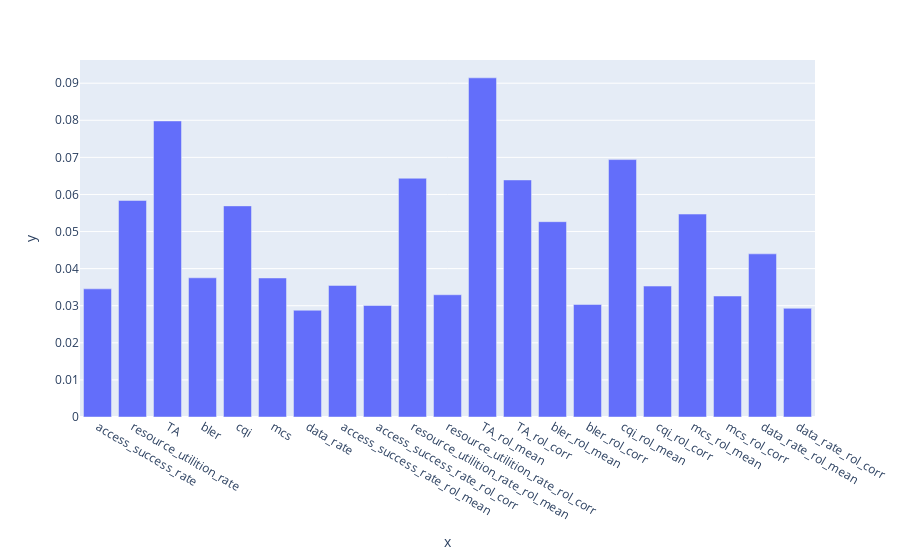

Notebook code for this chart:
### Code cell
import plotly.express as px
fig = px.bar(x=test_smoteen_df.drop(columns = ['fault']).columns , y=rf.feature_importances_)
fig.show()

### Figure 1 — Plotly figure (JSON) as saved in the notebook; plotly's stock layout.template omitted (floating-point values rounded to 4 significant figures)
{"data": [{"alignmentgroup": "True", "hovertemplate": "x=%{x}<br>y=%{y}<extra></extra>", "legendgroup": "", "marker": {"color": "#636efa", "pattern": {"shape": ""}}, "name": "", "offsetgroup": "", "orientation": "v", "showlegend": false, "textposition": "auto", "type": "bar", "x": ["access_success_rate", "resource_utilition_rate", "TA", "bler", "cqi", "mcs", "data_rate", "access_success_rate_rol_mean", "access_success_rate_rol_corr", "resource_utilition_rate_rol_mean", "resource_utilition_rate_rol_corr", "TA_rol_mean", "TA_rol_corr", "bler_rol_mean", "bler_rol_corr", "cqi_rol_mean", "cqi_rol_corr", "mcs_rol_mean", "mcs_rol_corr", "data_rate_rol_mean", "data_rate_rol_corr"], "xaxis": "x", "y": [0.03455, 0.05838, 0.07982, 0.03753, 0.05692, 0.03748, 0.02878, 0.03547, 0.03007, 0.06437, 0.03296, 0.09144, 0.06391, 0.05266, 0.03033, 0.06941, 0.0353, 0.05471, 0.03262, 0.04398, 0.0293], "yaxis": "y"}], "layout": {"barmode": "relative", "legend": {"tracegroupgap": 0}, "margin": {"t": 60}, "xaxis": {"anchor": "y", "domain": [0, 1], "title": {"text": "x"}}, "yaxis": {"anchor": "x", "domain": [0, 1], "title": {"text": "y"}}}}
